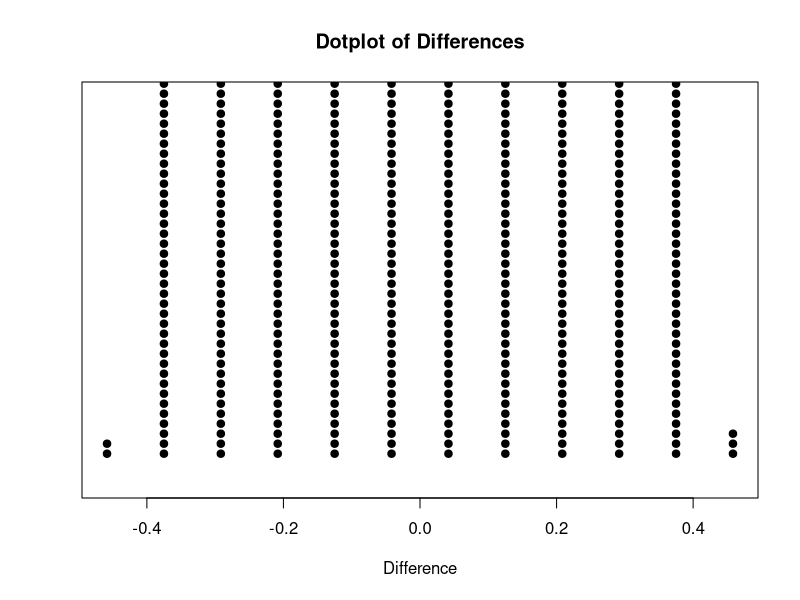

Reproduce this figure in R.
a = c(rep(0,13),rep(1,35))
b = sample(a,48)

males = b[1:24]
females = b[25:48]

male_proportion = sum(males)/24
female_proportion = sum(females)/24

difference = male_proportion - female_proportion

print(difference)



differences = c()

for (i in 1:10000) {
    b = sample(a,48)

    males = b[1:24]
    females = b[25:48]

    male_proportion = sum(males)/24
    female_proportion = sum(females)/24

    difference = male_proportion - female_proportion

    differences = c(differences, difference)
}

print(differences)
#hist(differences,breaks=10)
stripchart(differences, method = "stack", offset = .5, at = .15, pch = 19, main = "Dotplot of Differences", xlab = "Difference")
